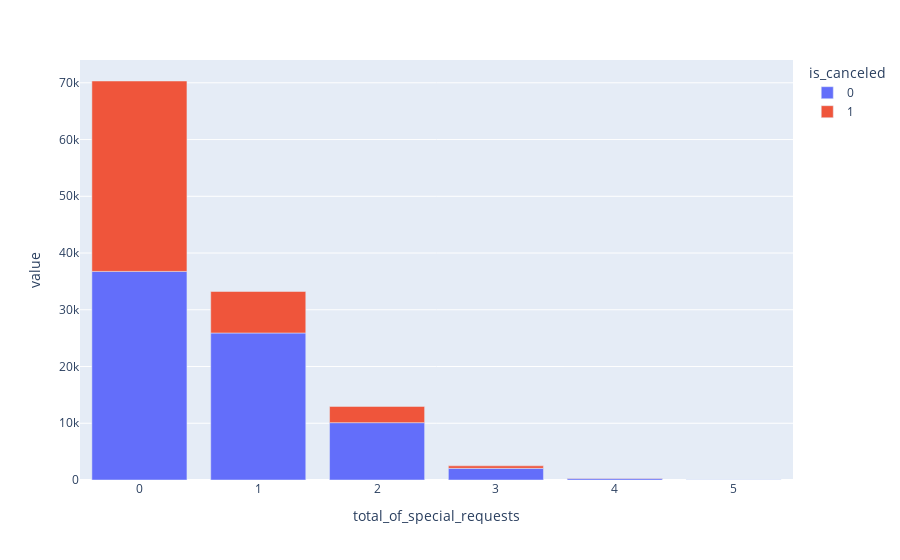

The notebook cell this image was saved under:
### Code cell
px.bar(insight.unstack())

### Figure 1 — Plotly figure (JSON) as saved in the notebook; plotly's stock layout.template omitted (floating-point values rounded to 4 significant figures)
{"data": [{"alignmentgroup": "True", "hovertemplate": "is_canceled=0<br>total_of_special_requests=%{x}<br>value=%{y}<extra></extra>", "legendgroup": "0", "marker": {"color": "#636efa", "pattern": {"shape": ""}}, "name": "0", "offsetgroup": "0", "orientation": "v", "showlegend": true, "textposition": "auto", "type": "bar", "x": [0, 1, 2, 3, 4, 5], "xaxis": "x", "y": [36762, 25908, 10103, 2051, 304, 38], "yaxis": "y"}, {"alignmentgroup": "True", "hovertemplate": "is_canceled=1<br>total_of_special_requests=%{x}<br>value=%{y}<extra></extra>", "legendgroup": "1", "marker": {"color": "#EF553B", "pattern": {"shape": ""}}, "name": "1", "offsetgroup": "1", "orientation": "v", "showlegend": true, "textposition": "auto", "type": "bar", "x": [0, 1, 2, 3, 4, 5], "xaxis": "x", "y": [33556, 7318, 2866, 446, 36, 2], "yaxis": "y"}], "layout": {"barmode": "relative", "legend": {"title": {"text": "is_canceled"}, "tracegroupgap": 0}, "margin": {"t": 60}, "xaxis": {"anchor": "y", "domain": [0, 1], "title": {"text": "total_of_special_requests"}}, "yaxis": {"anchor": "x", "domain": [0, 1], "title": {"text": "value"}}}}
